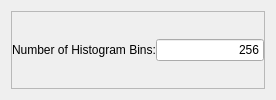
              <widget class="QWidget" name="MutualInformationHistogram">
               <layout class="QVBoxLayout" name="verticalLayout_20">
                <item>
                 <widget class="QFrame" name="m_MutualInformationHistogramFrame">
                  <property name="frameShape">
                   <enum>QFrame::StyledPanel</enum>
                  </property>
                  <property name="frameShadow">
                   <enum>QFrame::Raised</enum>
                  </property>
                  <layout class="QVBoxLayout" name="verticalLayout_7">
                   <property name="spacing">
                    <number>0</number>
                   </property>
                   <property name="margin">
                    <number>0</number>
                   </property>
                   <item>
                    <layout class="QHBoxLayout" name="_17">
                     <item>
                      <widget class="QLabel" name="textLabel5_2">
                       <property name="text">
                        <string>Number of Histogram Bins:</string>
                       </property>
                       <property name="wordWrap">
                        <bool>false</bool>
                       </property>
                      </widget>
                     </item>
                     <item>
                      <widget class="QLineEdit" name="m_NumberOfHistogramBinsMutualInformationHistogram">
                       <property name="text">
                        <string>256</string>
                       </property>
                       <property name="alignment">
                        <set>Qt::AlignRight</set>
                       </property>
                      </widget>
                     </item>
                    </layout>
                   </item>
                  </layout>
                 </widget>
                </item>
               </layout>
              </widget>
